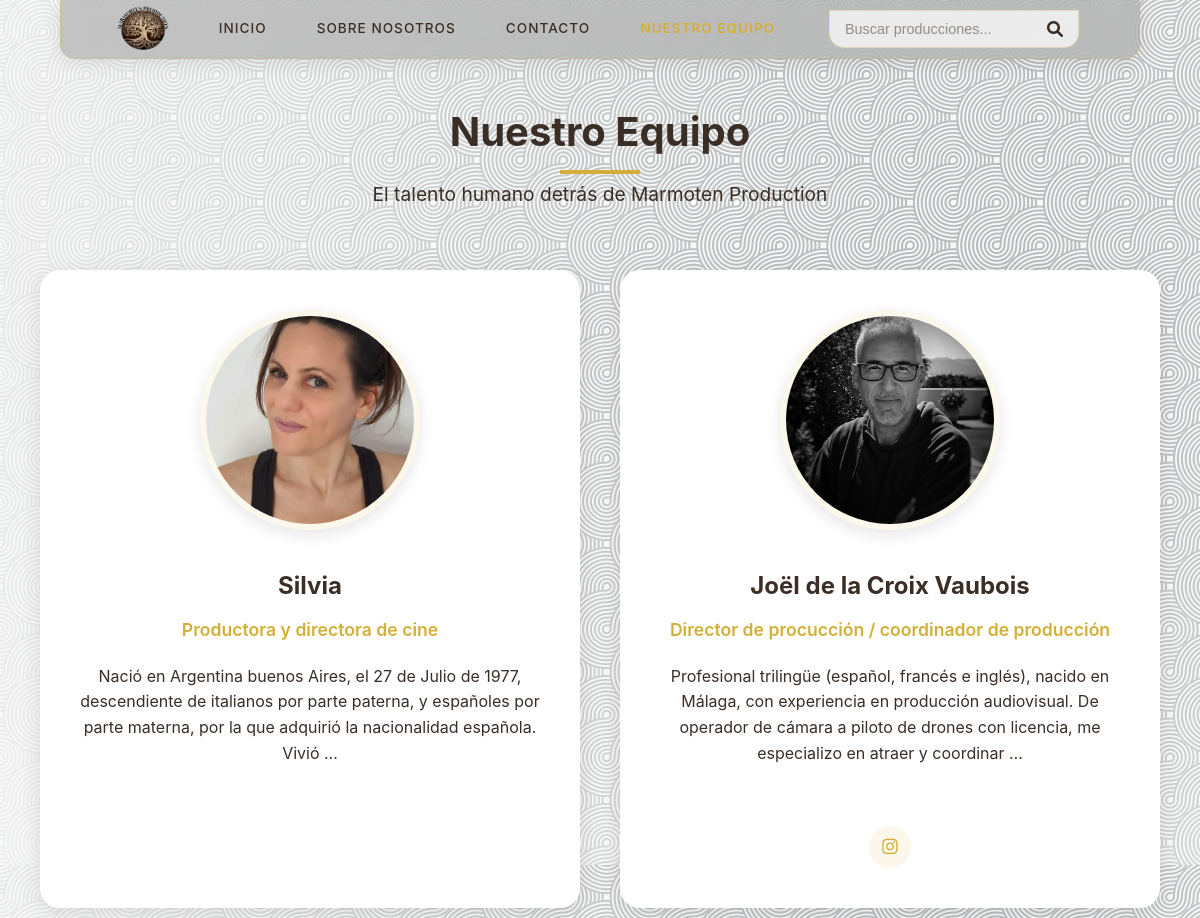
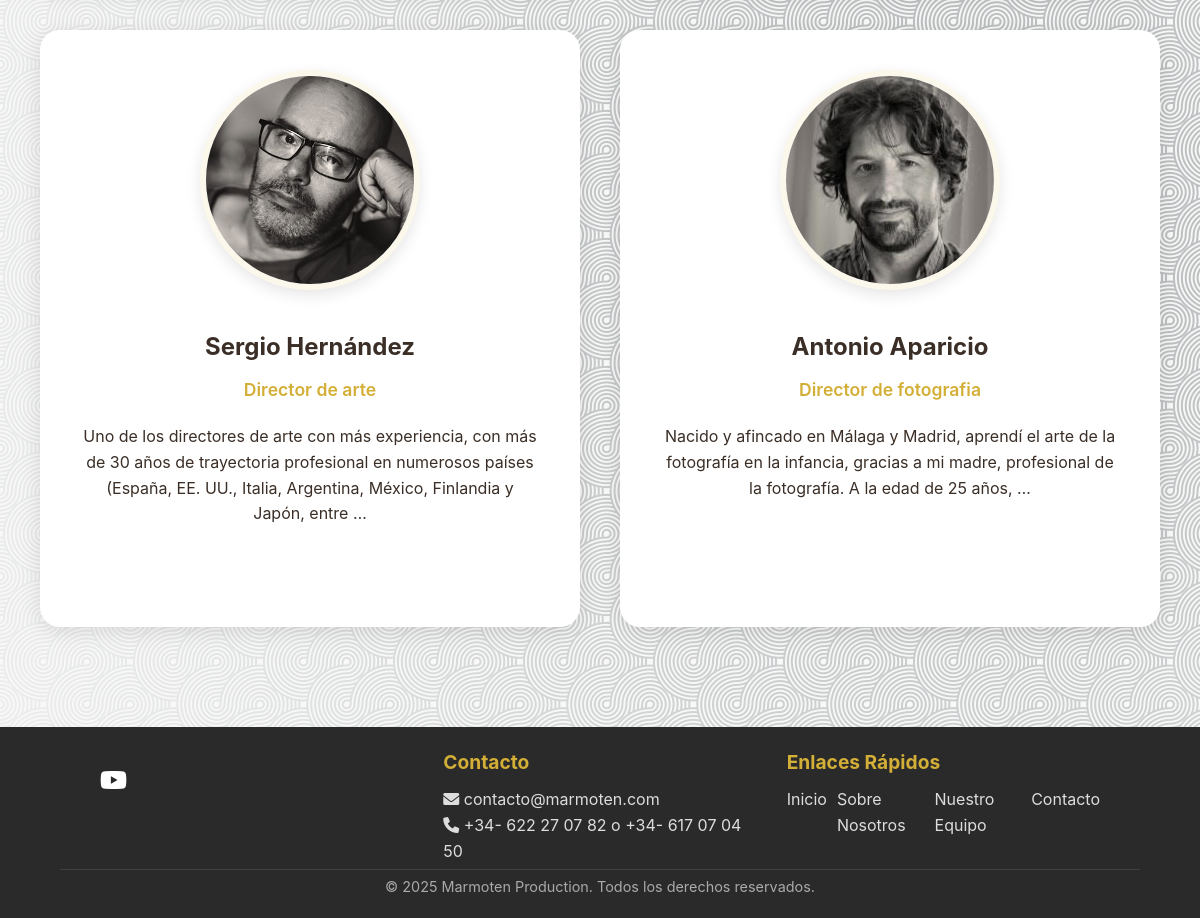
The app's page /nuestro-equipo/ with its own data (2 pictures, top to bottom).
### blog/models.py (models this page shows, shortened)
class ConfiguracionSitio(models.Model):
    titulo_sitio = models.CharField(max_length=200, default="Marmoten Production")
    logo = models.ImageField(upload_to='config/', blank=True, null=True)
    email_contacto = models.EmailField(default='contacto@marmoten.com')
    telefono_contacto = models.CharField(max_length=40, blank=True)
    direccion = models.TextField(blank=True)
    sobre_nosotros = models.TextField(blank=True)
    mision = models.TextField(blank=True)
    vision = models.TextField(blank=True)
    banner_sobre_nosotros = models.ImageField(
        upload_to='config/sobre_nosotros/',
        blank=True,
        null=True,
        help_text="Banner para la página 'Sobre Nosotros' (1920x500px recomendado)"
    )
    imagen_sobre_nosotros = models.ImageField(
        upload_to='config/sobre_nosotros/',
        blank=True,
        null=True,
        help_text="Imagen descriptiva para 'Sobre Nosotros' (800x600px recomendado)"
    )
    icono_mision = models.ImageField(
        upload_to='config/iconos/',
        blank=True,
        null=True,
        help_text="Icono para la sección Misión (200x200px recomendado)"
    )
    icono_vision = models.ImageField(
        upload_to='config/iconos/',
        blank=True,
        null=True,
        help_text="Icono para la sección Visión (200x200px recomendado)"
    )
    facebook_url = models.URLField(blank=True)
    instagram_url = models.URLField(blank=True)
    youtube_url = models.URLField(blank=True)
    class Meta:
        verbose_name_plural = "Configuraciones del Sitio"

class Equipo(models.Model):
    nombre = models.CharField(max_length=100)
    puesto = models.CharField(max_length=100)
    biografia = models.TextField()
    foto = models.ImageField(upload_to='equipo/')
    orden = models.PositiveIntegerField(default=0)
    redes_sociales = models.JSONField(default=dict, blank=True)
    class Meta:
        ordering = ['orden']
        verbose_name_plural = "Miembros del equipo"

class EnlaceExterno(models.Model):
    TIPO_ENLACE_CHOICES = [
        ('YOUTUBE', 'YouTube'),
        ('INSTAGRAM', 'Instagram'),
        ('FACEBOOK', 'Facebook'),
        ('TWITTER', 'Twitter/X'),
        ('OTRO', 'Otro'),
    ]
    post = models.ForeignKey(
        Post,
        related_name='enlaces_externos',
        on_delete=models.CASCADE,
        null=True,
        blank=True
    )
    equipo = models.ForeignKey(
        'Equipo',
        related_name='enlaces_externos',
        on_delete=models.CASCADE,
        null=True,
        blank=True
    )
    url = models.URLField()
    tipo = models.CharField(max_length=10, choices=TIPO_ENLACE_CHOICES)
    mostrar = models.BooleanField(default=True)
    titulo = models.CharField(max_length=200, blank=True)
    orden = models.PositiveIntegerField(default=0)
    class Meta:
        ordering = ['orden']
    class Meta:
        ordering = ['orden']
    def get_icon_class(self):
        iconos = {
            'YOUTUBE': 'fab fa-youtube',
            'INSTAGRAM': 'fab fa-instagram',
            'FACEBOOK': 'fab fa-facebook-f',
            'TWITTER': 'fab fa-twitter',
            'OTRO': 'fas fa-external-link-alt',
        }
        return iconos.get(self.tipo, 'fas fa-link')

### blog/views.py (the view)
# urls.py: path('nuestro-equipo/', views.nuestro_equipo, name='nuestro_equipo'),
def nuestro_equipo(request):
    context = {
        'config': get_config(),
        'equipo': Equipo.objects.all().order_by('orden'),
        'posts_destacados': Post.objects.filter(destacado=True).exclude(imagen='').order_by('-fecha_publicacion')
    }
    return render(request, 'blog/nuestro_equipo.html', context)

### blog/views.py (called while the page is built)
def get_config():
    return ConfiguracionSitio.objects.first()

### blog/templates/blog/nuestro_equipo.html (shortened to what this page needs)
{% extends 'blog/base.html' %}
{% block content %}
<div class="team-section">
  <div class="team-header">
    <h1 class="team-title">Nuestro Equipo</h1>
    <p class="team-subtitle">El talento humano detrás de {{ config.titulo_sitio }}</p>
  </div>
  <div class="team-grid">
    {% for miembro in equipo %}
    <div class="team-member-card">
      <div class="team-member-img-container">
        <img src="{{ miembro.foto.url }}"
             alt="{{ miembro.nombre }}"
             class="team-member-img">
      </div>
      <div class="team-member-body">
        <h3 class="team-member-name">{{ miembro.nombre }}</h3>
        <p class="team-member-position">{{ miembro.puesto }}</p>
        <p class="team-member-bio">{{ miembro.biografia|truncatewords:30 }}</p>
        <div class="team-social-links">
          {% for enlace in miembro.enlaces_externos.all %}
            {% if enlace.mostrar %}
            <a href="{{ enlace.url }}" target="_blank" class="team-social-link" title="{{ enlace.titulo|default:enlace.get_tipo_display }}">
              <i class="{{ enlace.get_icon_class }}"></i>
            </a>
            {% endif %}
          {% endfor %}
        </div>
      </div>
    </div>
    {% empty %}
    <div class="empty-team-message">
      <h3>Conoce a nuestro equipo</h3>
      <p>Actualmente no hay miembros del equipo para mostrar</p>
    </div>
    {% endfor %}
  </div>
{% endblock %}

### blog/templates/blog/base.html (shortened to what this page needs)
<!DOCTYPE html>
<html lang="es">
<head>
    <link rel="stylesheet" href="https://cdnjs.cloudflare.com/ajax/libs/font-awesome/6.0.0/css/all.min.css">
</head>
<body>
    <nav class="navbar" id="navbar">
        <img src="{{ config.logo.url }}" alt="Marmoten Production Logo" class="navbar-logo">
        <div class="nav-links" id="navLinks">
            <a href="{% url 'inicio' %}" class="nav-link active">Inicio</a>
            <a href="{% url 'sobre_nosotros' %}" class="nav-link">Sobre Nosotros</a>
            <a href="{% url 'contacto' %}" class="nav-link">Contacto</a>
            <a href="{% url 'nuestro_equipo' %}" class="nav-link">Nuestro Equipo</a>
        </div>
        <div class="search-container" id="searchContainer">
            <form action="{% url 'buscar_posts' %}" method="get" class="search-form">
                <input type="search" name="q" class="search-input" placeholder="Buscar producciones..." value="{{ request.GET.q }}">
                <button type="submit" class="search-button">
                    <i class="fas fa-search"></i>
                </button>
            </form>
        </div>
    </nav>
    <div class="container">
        {% block content %}{% endblock %}
    </div>
    <footer>
        <div class="footer-container">
            <div class="footer-section">
                <div class="social-links">
                    {% if config.youtube_url %}
                    <a href="{{ config.youtube_url }}" target="_blank"><i class="fab fa-youtube"></i></a>
                    {% endif %}
                </div>
            </div>
            <div class="footer-section">
                <h3>Contacto</h3>
                {% if config.email_contacto %}
                <a href="mailto:{{ config.email_contacto }}"><i class="fas fa-envelope"></i> {{ config.email_contacto }}</a>
                {% endif %}
                {% if config.telefono_contacto %}
                <a href="tel:{{ config.telefono_contacto }}"><i class="fas fa-phone"></i> {{ config.telefono_contacto }}</a>
                {% endif %}
            </div>
            <div class="footer-section">
                <h3>Enlaces Rápidos</h3>
                <div class="Enlaces_rapido">
                    <a href="{% url 'inicio' %}">Inicio</a>
                    <a href="{% url 'sobre_nosotros' %}">Sobre Nosotros</a>
                    <a href="{% url 'nuestro_equipo' %}">Nuestro Equipo</a>
                    <a href="{% url 'contacto' %}">Contacto</a>
                </div>
            </div>
        </div>
        <div class="copyright">
            &copy; {% now "Y" %} Marmoten Production. Todos los derechos reservados.
        </div>
    </footer>
</body>
</html>

### blog/templates/blog/base.html (style rules this page uses)
:root { --color-fondo: #f8f8f8; --color-texto: #3a2e26; --color-acento: #D4AF37; --color-borde: rgba(212, 175, 55, 0.3); --sombra: 0 4px 20px rgba(0, 0, 0, 0.1); --borde-redondeado: 0px 0px 15px 15px; --transicion: all 0.3s ease; }
* { margin: 0; padding: 0; box-sizing: border-box; }
body { background-image: url("/static/img/ucm_bg_shape.png"); font-family: 'Inter', sans-serif; background-color: var(--color-fondo); color: var(--color-texto); line-height: 1.6; min-height: 100vh; display: flex; flex-direction: column; }
.navbar { margin-top: 20px; background-color: white; padding: 10px 5%; display: flex; justify-content: space-between; align-items: center; position: fixed; top: 0px; left: 5%; right: 5%; z-index: 1000; box-shadow: var(--sombra); border-radius: 0px 0px 15px 15px; border-left: 1px solid var(--color-borde); border-right: 1px solid var(--color-borde); border-bottom: 1px solid var(--color-borde); border-top: none; transition: var(--transicion); max-width: 90%; margin: 0 auto; background-color:rgba(165, 165, 165, 0.6); backdrop-filter: blur(7px); }
.navbar-logo { height: 35px; transform: scale(1.5); transition: var(--transicion); }
.nav-links { display: flex; align-items: center; gap: 20px; }
.nav-link { color: var(--color-texto); text-decoration: none; font-weight: 500; text-transform: uppercase; font-size: 0.85rem; letter-spacing: 1px; padding: 8px 15px; border-radius: var(--borde-redondeado); transition: var(--transicion); }
.nav-link.active { color: var(--color-acento); font-weight: 600; }
.search-container { position: relative; display: flex; width: 250px; border-radius: var(--borde-redondeado); overflow: hidden; border: 1px solid var(--color-borde); background: rgba(248, 248, 248, 0.8); transition: var(--transicion); }
.search-input { background: transparent; border: none; color: var(--color-texto); padding: 10px 45px 10px 15px; width: 100%; outline: none; font-size: 0.9rem; z-index: 1; }
.search-input::placeholder { color: rgba(58, 46, 38, 0.5); }
.search-button { position: absolute; right: 0; top: 0; height: 100%; background-color: transparent; color: var(--color-texto); border: none; padding: 0 15px; cursor: pointer; transition: var(--transicion); display: flex; align-items: center; justify-content: center; z-index: 2; }
.search-button i { font-size: 1rem; }
footer { background-color: #2a2a2a; color: white; padding: 20px 5%; margin-top: auto; }
.footer-container { display: flex; flex-wrap: wrap; justify-content: space-between; gap: 30px; max-width: 1000px; margin: 0 auto; }
.footer-section { flex: 1; min-width: 100px; }
.footer-section h3 { color: var(--color-acento); margin-bottom: 10px; font-size: 1.2rem; white-space: nowrap; }
.footer-section p, .footer-section a { color: #ddd; display: block; text-decoration: none; transition: var(--transicion); }
.social-links { display: flex; gap: 15px; margin-top: 15px; }
.social-links a { color: white; font-size: 1.5rem; transition: var(--transicion); }
.copyright { text-align: center; padding-top: 5px; margin-top: 5px; border-top: 1px solid rgba(255, 255, 255, 0.1); color: #aaa; font-size: 0.9rem; }
.Enlaces_rapido { display: flex; flex-wrap: nowrap; gap: 10px; }

### records on screen
ConfiguracionSitio: logo (picture), titulo_sitio "Marmoten Production", email_contacto "contacto@marmoten.com", telefono_contacto "+34- 622 27 07 82 o +34- 617 07 04 50"
Equipo: foto (picture), nombre "Silvia", puesto "Productora y directora de cine", biografia "Nació en Argentina buenos Aires, el 27 de Julio de 1977, descendiente de italianos por parte paterna, y españoles por parte materna, por la que adquirió la nacionalidad española. Vivió …"
Equipo: foto (picture), nombre "Joël de la Croix Vaubois", puesto "Director de procucción / coordinador de producción", biografia "Profesional trilingüe (español, francés e inglés), nacido en Málaga, con experiencia en producción audiovisual. De operador de cámara a piloto de drones con licencia, me especializo en atraer y coordinar …"
Equipo: foto (picture), nombre "Sergio Hernández", puesto "Director de arte", biografia "Uno de los directores de arte con más experiencia, con más de 30 años de trayectoria profesional en numerosos países (España, EE. UU., Italia, Argentina, México, Finlandia y Japón, entre …"
Equipo: foto (picture), nombre "Antonio Aparicio", puesto "Director de fotografia", biografia "Nacido y afincado en Málaga y Madrid, aprendí el arte de la fotografía en la infancia, gracias a mi madre, profesional de la fotografía. A la edad de 25 años, …"
